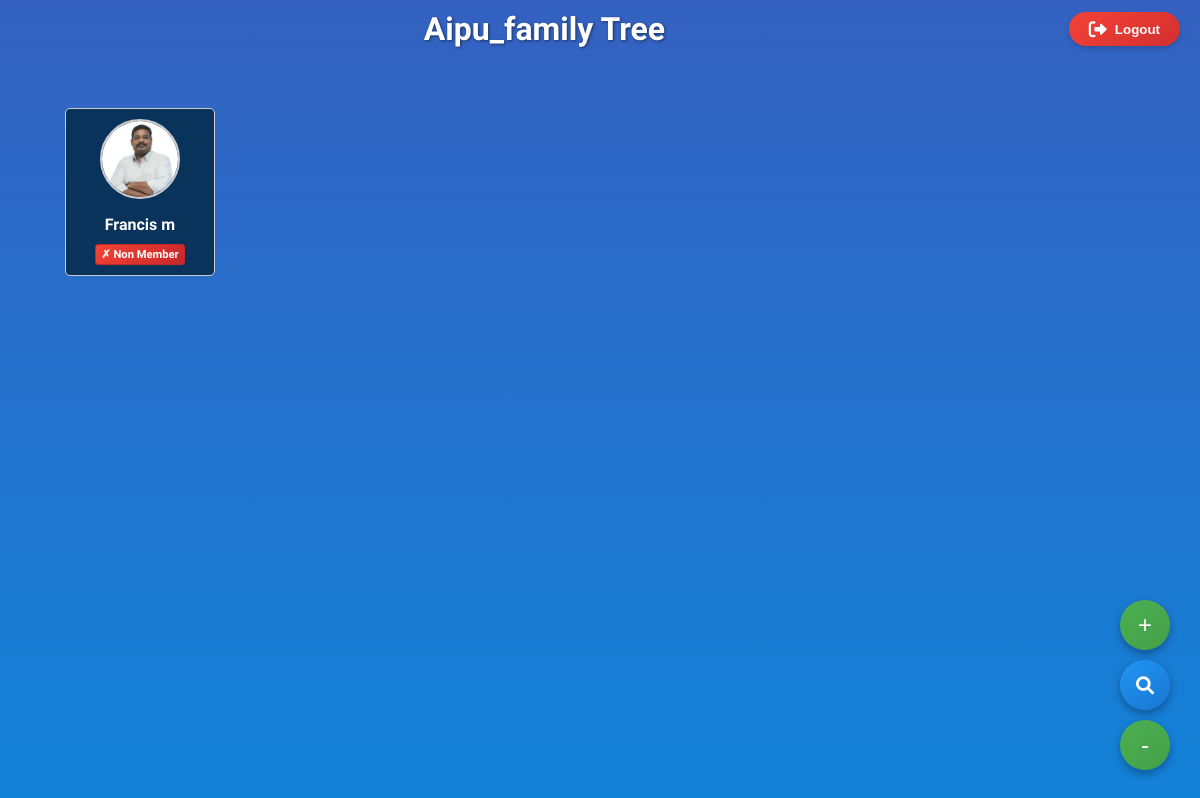
Screenshot of /francis/ with the database file from the repository.
### family/models.py (models this page shows, shortened)
class BaseFamilyMember(MPTTModel):
    GENDER_CHOICES = (
        ('M', 'Male'),
        ('F', 'Female'),
        ('O', 'Other'),
    )
    MEMBERSHIP_CATEGORIES = (
        ('LM', 'Life Member'),
        ('PM', 'Paid Member'),
        ('NM', 'Non Member'),
    )
    first_name = models.CharField(max_length=100)
    last_name = models.CharField(max_length=100)
    gender = models.CharField(max_length=1, choices=GENDER_CHOICES, default='M')
    date_of_birth = models.DateField(null=True, blank=True)
    place_of_birth = models.CharField(max_length=255, blank=True, null=True)
    baptism_date = models.DateField(null=True, blank=True)
    baptism_place = models.CharField(max_length=255, blank=True, null=True)
    communion_date = models.DateField(null=True, blank=True)
    communion_place = models.CharField(max_length=255, blank=True, null=True)
    marriage_date = models.DateField(null=True, blank=True)
    marriage_place = models.CharField(max_length=255, blank=True, null=True)
    date_of_death = models.DateField(null=True, blank=True)
    place_of_death = models.CharField(max_length=255, blank=True, null=True)
    burial_place = models.CharField(max_length=255, blank=True, null=True)
    cause_of_death = models.CharField(max_length=255, blank=True, null=True)
    mobile_number = models.CharField(max_length=20, blank=True, null=True)
    email = models.EmailField(blank=True, null=True)
    education = models.CharField(max_length=255, blank=True, null=True)
    employed = models.CharField(max_length=255, blank=True, null=True)
    blood_group = models.CharField(max_length=5, blank=True, null=True)
    photo = models.ImageField(upload_to='members/', null=True, blank=True)
    family_photo = models.ImageField(upload_to='family-photo/', null=True, blank=True)
    membership_category = models.CharField(
        max_length=2,
        choices=MEMBERSHIP_CATEGORIES,
        default='NM'
    )
    membership_number = models.CharField(
        max_length=20,
        blank=True,
        null=True,
        unique=True,
        help_text="Auto-generated with category prefix"
    )
    date_updated = models.DateTimeField(auto_now=True)
    parent = TreeForeignKey(
        'self',
        on_delete=models.CASCADE,
        null=True,
        blank=True,
        related_name='children'
    )
    spouses = models.ManyToManyField('self', symmetrical=True, blank=True)
    class MPTTMeta:
        order_insertion_by = ['first_name']
    class Meta:
        abstract = True

class FrancisFamily(BaseFamilyMember):
    class Meta:
        verbose_name_plural = 'Francis Family Members'
        ordering = ['first_name', 'last_name']

### family/views.py (the view)
# urls.py: path('francis/', views.francis_family_tree, name='francis-family'),
def francis_family_tree(request, member_id=None):
    return generic_family_tree(request, FrancisFamily, 'family3.html', member_id)

### family/views.py (called while the page is built)
def generic_family_tree(request, FamilyModel, template_name, member_id=None):
    if member_id is None:
        root_members = FamilyModel.objects.filter(parent__isnull=True)
        if root_members.exists():
            member = root_members.first()
        else:
            member = FamilyModel.objects.first()
            if not member:
                return render(request, template_name, {'member': None})
    else:
        member = get_object_or_404(FamilyModel, pk=member_id)
    context = {
        'member': member,
        'family_name': FamilyModel._meta.verbose_name_plural,
    }
    return render(request, template_name, context)

### templates/family3.html (shortened to what this page needs)
<!DOCTYPE html>
<html>
<head>
    <link rel="stylesheet" href="https://cdnjs.cloudflare.com/ajax/libs/font-awesome/6.0.0-beta3/css/all.min.css">
</head>
<body>
    <div class="header-container">
        <h1>Aipu_family Tree</h1>
        <button class="logout-btn" onclick="logout()">
            <i class="fas fa-sign-out-alt logout-icon"></i>
            Logout
        </button>
    </div>
    <div id="container">
        <ul class="tree">
            {% include 'family3memb.html' with member=member %}
        </ul>
    </div>
    <div class="zoom-controls">
        <button class="zoom-btn" onclick="zoomIn()">+</button>
        <button class="reset-zoom-btn" onclick="resetZoom()">
            <i class="fas fa-search"></i>
        </button>
        <button class="zoom-btn" onclick="zoomOut()">-</button>
    </div>
</body>
</html>

### templates/family3memb.html (shortened to what this page needs)
<li>
    <div class="member-container">
        <div class="member-couple">
            <div class="member-box
                        {% if member.gender == 'M' %}male{% elif member.gender == 'F' %}female{% endif %}"
                 data-member-id="{{ member.id }}" onclick="openModal({{ member.id }}, event)">
                <div class="member-photo">
                    {% if member.photo %}
                        <img src="{{ member.photo.url }}" alt="{{ member.first_name }}">
                    {% else %}
                        <img src="https://via.placeholder.com/80?text=No+Photo" alt="No photo">
                    {% endif %}
                </div>
                <div class="member-info">
                    <div class="member-name">{{ member.first_name }} {{ member.last_name }}</div>
                    {% if member.membership_category %}
                        <div class="member-category
                                    {% if member.membership_category == 'LM' %}category-lm
                                    {% elif member.membership_category == 'PM' %}category-pm
                                    {% elif member.membership_category == 'NM' %}category-nm
                                    {% endif %}">
                            {% if member.membership_category == 'LM' %}★ Life Member
                            {% elif member.membership_category == 'PM' %}✓ Paid Member
                            {% elif member.membership_category == 'NM' %}✗ Non Member
                            {% endif %}
                        </div>
                    {% endif %}
                </div>
            </div>
        </div>
    </div>
</li>

### templates/family3.html (style rules this page uses)
* { margin: 0; padding: 0; box-sizing: border-box; }
body { background: linear-gradient(hsl(221, 56.90%, 48.20%), hsl(206, 84.60%, 45.90%)); min-height: 100vh; font-family: Oxygen, sans-serif; }
#container { margin: 0 auto; width: 90%; max-width: 1200px; padding: 20px 0; transform-origin: top center; transition: transform 0.3s ease; }
.header-container { display: flex; justify-content: space-between; align-items: center; margin-bottom: 20px; padding: 10px 20px 0px 20px; }
h1 { text-align: center; color: #fff; margin-bottom: 0; text-shadow: 1px 1px 3px rgba(0,0,0,0.5); flex-grow: 1; }
.tree { width: 100%; }
.tree, .tree ul { width: max-content; padding-top: 20px; position: relative; transition: all 0.5s; }
.tree li { float: left; text-align: center; list-style-type: none; position: relative; padding: 20px 5px 0 5px; transition: all 0.5s; }
.tree li::before, .tree li::after { content: ''; position: absolute; top: 0; right: 50%; border-top: 1px solid #ccc; width: 50%; height: 20px; }
.tree li::after { right: auto; left: 50%; border-left: 3px solid #ccc; }
.tree li:only-child::after, .tree li:only-child::before { display: none; }
.tree li:only-child { padding-top: 0; }
.tree li:first-child::before, .tree li:last-child::after { border: 0; }
.tree li:last-child::before { border-right: 3px solid #ccc; border-radius: 0 5px 0 0; }
.tree li:first-child::after { border-radius: 5px 0 0 0; }
.member-container { display: flex; flex-direction: column; align-items: center; }
.member-couple { display: flex; align-items: center; margin-bottom: 10px; position: relative; }
.member-box { border: 1px solid #ccc; padding: 10px; text-decoration: none; width: min-content; color: #fff; font-size: 1rem; display: inline-block; border-radius: 5px; transition: all 0.5s; background: hsl(22,22%,2%); min-width: 150px; position: relative; z-index: 1; cursor: pointer; }
.member-box.male { background: hsl(210, 80%, 20%); margin-right: 15px; }
.member-photo img { display: block; margin: 0 auto; margin-bottom: 1rem; width: 80px; height: 80px; border-radius: 50%; object-fit: cover; border: 2px solid #ccc; transition: all 0.3s; }
.member-name { font-weight: bold; margin-bottom: 5px; }
.member-category { font-size: 0.7rem; padding: 3px 5px; border-radius: 3px; display: inline-block; margin-top: 5px; font-weight: bold; }
.category-nm { background: linear-gradient(135deg, #f44336, #c62828); color: white; border: 1px solid #c62828; }
.zoom-controls { position: fixed; bottom: 30px; right: 30px; display: flex; flex-direction: column; gap: 10px; z-index: 50; }
.zoom-btn { width: 50px; height: 50px; border-radius: 50%; background: linear-gradient(145deg, #4CAF50, #45a049); color: white; border: none; font-size: 24px; cursor: pointer; box-shadow: 0 4px 8px rgba(0,0,0,0.3); display: flex; align-items: center; justify-content: center; transition: all 0.3s; }
.logout-btn { padding: 8px 20px; background: linear-gradient(145deg, #f44336, #d32f2f); color: white; border: none; border-radius: 25px; cursor: pointer; font-weight: bold; box-shadow: 0 2px 5px rgba(0,0,0,0.2); transition: all 0.3s; display: flex; align-items: center; gap: 8px; }
.logout-icon { font-size: 18px; }
.reset-zoom-btn { width: 50px; height: 50px; border-radius: 50%; background: linear-gradient(145deg, #2196F3, #1976D2); color: white; border: none; font-size: 18px; cursor: pointer; box-shadow: 0 4px 8px rgba(0,0,0,0.3); display: flex; align-items: center; justify-content: center; transition: all 0.3s; }

### rows the page displays
FrancisFamily: photo (picture), first_name "Francis", last_name "m"
